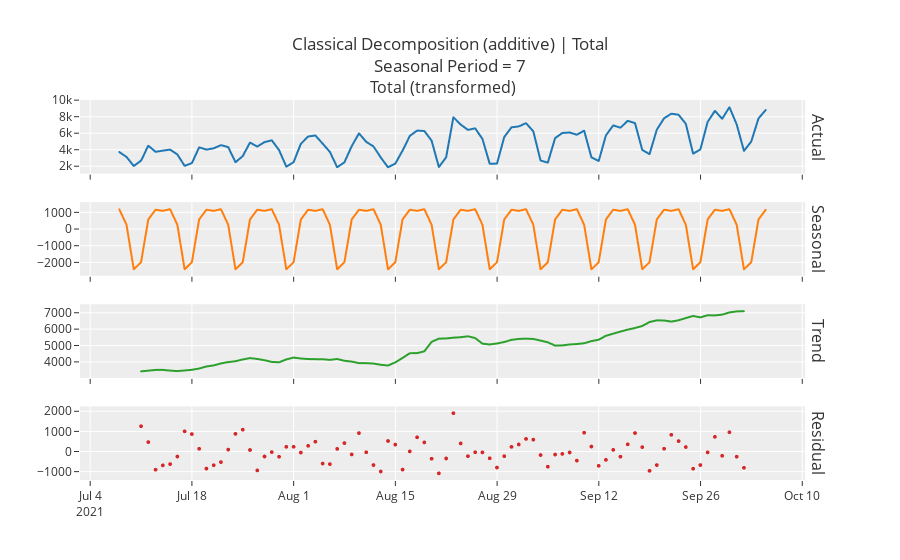

Source (notebook cell):
### Code cell
plot_model(plot='decomp', data_kwargs={'sesonal_period':24})
